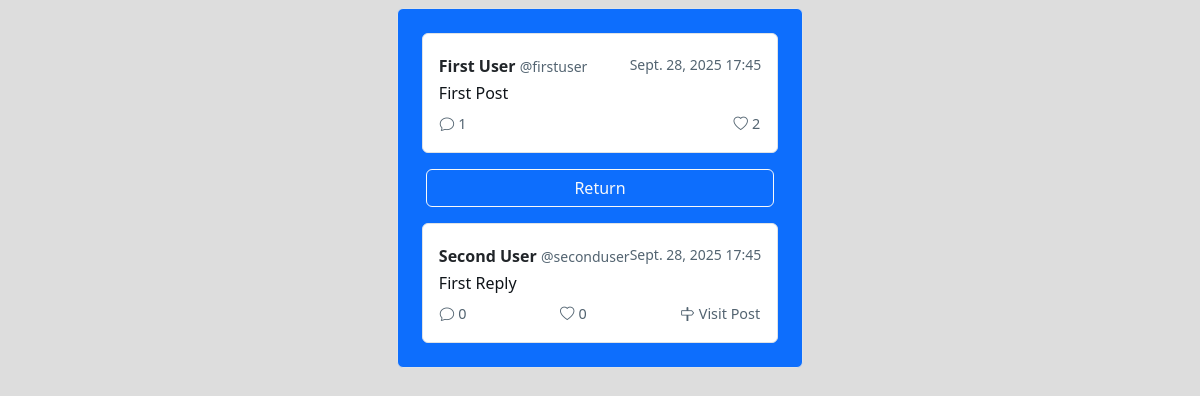
Screenshot of /post/1 (signed in) with the database file from the repository.
### mainapp/models.py (models this page shows, shortened)
class Post(models.Model):
    post_id = models.AutoField(primary_key=True)
    post_content = models.CharField(max_length=140, blank=True)
    loc_lon = models.FloatField(blank=True, null=True)
    loc_lat = models.FloatField(blank=True, null=True)
    created_at = models.DateTimeField(auto_now_add=True)
    post_status = models.CharField(max_length=3, choices=Status.choices)
    liker_id = models.ManyToManyField(settings.AUTH_USER_MODEL, related_name="liked_posts", blank=True)
    poster_id = models.ForeignKey(
        settings.AUTH_USER_MODEL,
        on_delete=models.CASCADE,
        related_name="poster"
    )
    repost_id = models.ForeignKey(
        "self",
        on_delete=models.CASCADE,
        null=True, blank=True,
        related_name="repost"
    )
    class Meta:
        ordering = ["post_id"]
        verbose_name = "post"
        verbose_name_plural = "posts"
        indexes = [
            models.Index(fields=["post_id"], name="post_id_idx"),
        ]

class User(AbstractUser):
    user_id = models.AutoField(primary_key=True)
    username = models.CharField(max_length=32, unique=True)
    email = models.EmailField(max_length=255)
    display_name = models.CharField(max_length=64)
    password = models.CharField(max_length=128)
    last_login = models.DateTimeField(blank=True, null=True)
    user_status = models.CharField(max_length=3, choices=Status.choices)
    created_at = models.DateTimeField(auto_now_add=True)
    class Meta:
        ordering = ["username"]
        verbose_name = "user"
        verbose_name_plural = "users"
        indexes = [
            models.Index(fields=["username"], name="username_idx"),
        ]

### mainapp/views.py (the view)
# urls.py: path("post/<int:pk>", DetailedPostView.as_view(), name="detailed_post"),
class DetailedPostView(LoginRequiredMixin, DetailView):
    model = Post
    template_name = "post_detail.html"
    context_object_name = "post"
    def get_context_data(self, **kwargs):
        context = super().get_context_data(**kwargs)
        context["form"] = PostForm(initial={"repost_val": ""})
        context["detailed_post"] = True
        return context
    def post(self, request, *args, **kwargs):
        form = PostForm(request.POST)
        if form.is_valid():
            print(form.cleaned_data)
            form.instance.post_status = Status.ACTIVE
            form.instance.poster_id = self.request.user
            repost_val = form.cleaned_data.get("repost_val")
            if repost_val:
                form.instance.repost_id = Post.objects.get(post_id=repost_val)
            lat_val = form.cleaned_data.get("lat_val")
            lon_val = form.cleaned_data.get("lon_val")
            if lat_val != None and lon_val != None:
                form.instance.loc_lat = lat_val
                form.instance.loc_lon = lon_val
            form.save()
            return redirect("/")
        context = self.get_context_data()
        context["form"] = form
        context["detailed_post"] = False
        return self.render_to_response(context)

### mainapp/templates/post_detail.html (shortened to what this page needs)
{% extends "base/base.html" %}
{% block center_body %}
d-flex justify-content-center align-items-center
{% endblock %}
{% block content %}
<div class="bg-primary p-4 m-2 border rounded d-flex flex-column gap-3">
  {% include "include/post_snippet.html" with post=post curr_post=post.post_id%}
  <button
    class="btn btn-outline-light mx-1"
    onclick="location.href = '/post/';"
  >
    Return
  </button>
  {% for repost in post.repost.all %}
    {% include "include/post_snippet.html" with post=repost detailed_repost=True %}
{% endfor %}
</div>
{% endblock %}

### mainapp/templates/include/post_snippet.html (shortened to what this page needs)
<div class="post border rounded rounded-lg py-3 px-3" style="cursor: default">
  <div class="d-flex justify-content-between my-1">
    <span>
      <span class="fw-bold text-dark">{{ post.poster_id.display_name }}</span>
      <span class="text-muted">@{{ post.poster_id.username }}</span>
    </span>
    <span class="text-muted small"
      >{{ post.created_at.date }} {{ post.created_at.time|date:"H:i" }}</span
    >
  </div>
  <div class="post-text mb-2">{{ post.post_content }}</div>
  <div class="d-flex justify-content-between text-muted small action-bar">
    <button
      class="btn btn-link p-0 d-flex align-items-center text-decoration-none reply-btn"
      data-id="{{ post.post_id }}"
    >
      <i class="bi bi-chat me-1"></i>
      <span id="{{ post.post_id }}-post-count"> {{post.repost.count}}</span>
    </button>
    {% if request.user in post.liker_id.all %}
    <button
      class="btn btn-link p-0 d-flex align-items-center text-decoration-none like-btn active"
      data-id="{{ post.post_id }}"
    >
      <i class="bi bi-heart-fill me-1"></i>
      <span id="{{ post.post_id }}-like-count">{{post.liker_id.count}}</span>
    </button>
    {% else %}
    <button
      class="btn btn-link p-0 d-flex align-items-center text-decoration-none like-btn"
      data-id="{{ post.post_id }}"
    >
      <i class="bi bi-heart me-1"></i>
      <span id="{{ post.post_id }}-like-count">{{post.liker_id.count}}</span>
    </button>
    {% endif %} {% if not curr_post %}
    <button
      class="btn btn-link p-0 d-flex align-items-center text-decoration-none location-btn"
      onclick="location.href = '/post/{{ post.post_id }}'"
    >
      <i class="bi bi-signpost me-1"></i>
      <span>Visit Post</span>
    </button>
    {% endif %}
  </div>
</div>

### mainapp/static/css/post-snippet.css (style rules this page uses)
.post { background-color: #fff; font-family: system-ui, -apple-system, "Segoe UI", Roboto, Helvetica, Arial, sans-serif; }
.post-text { font-size: 1rem; color: #0f1419; line-height: 1.4; }
.post .text-muted { font-size: 0.875rem; color: #536471 !important; }
.action-bar button { color: #536471; font-size: 0.9rem; transition: color 0.2s ease-in-out; }

### mainapp/templates/base/base.html (style rules this page uses)
body { background-color: #ddd; }

### rows the page displays
Post: poster_id.display_name "First User", poster_id.username "firstuser", created_at "Sept. 28, 2025", created_at.time "17:45", post_content "First Post", repost.count "1", liker_id.count "2"
Post: poster_id.display_name "Second User", poster_id.username "seconduser", created_at "Sept. 28, 2025", created_at.time "17:45", post_content "First Reply", repost.count "0", liker_id.count "0"
